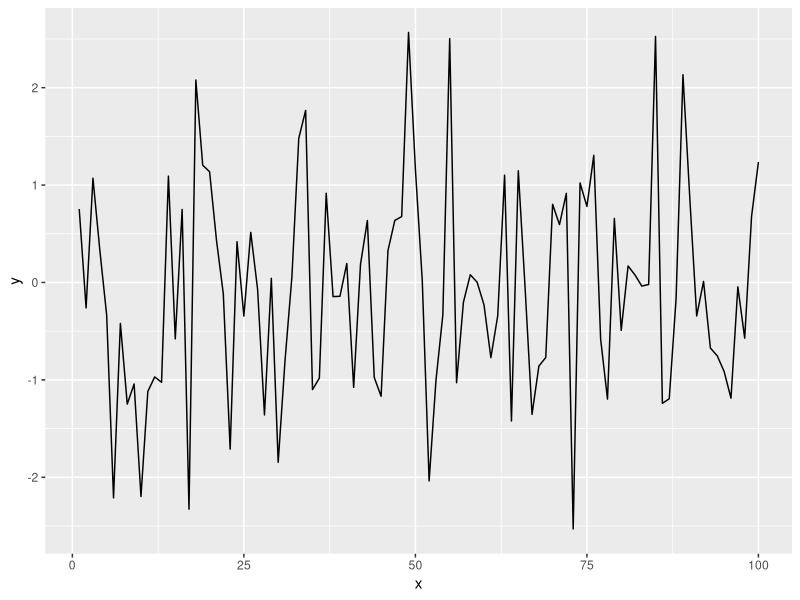

The R script that drew this image:
## ---- chunk 1
knitr::opts_chunk$set(echo = TRUE, fig.align = "center")
## ---- chunk 2
library(tidyverse)
## ---- chunk 3
x = seq(1:100)

y = rnorm(100)

dat = data.frame(x,y)

dat

ggplot(dat, aes(x=x, y=y)) + geom_line()
